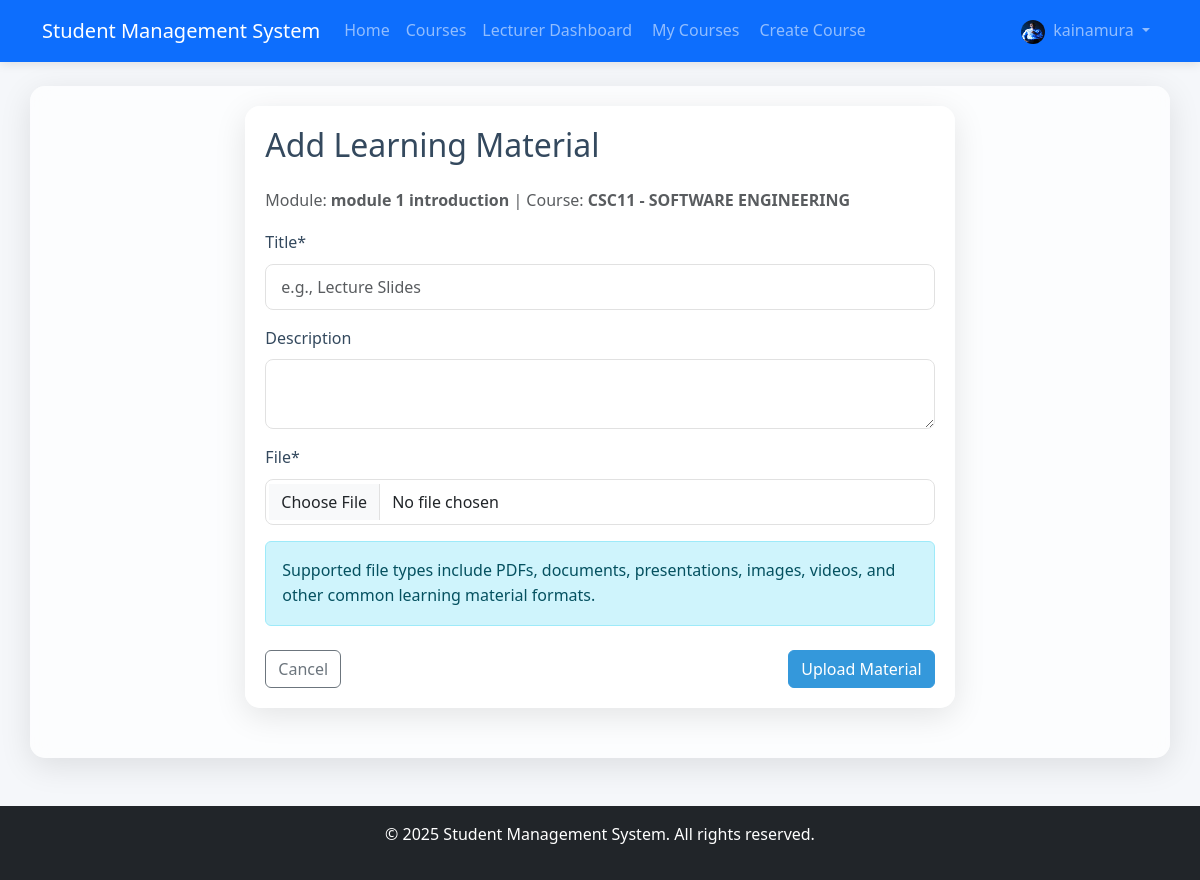
The page /lecturer/modules/2/materials/add/ (signed in) on the database its author committed.
### accounts/models.py (models this page shows, shortened)
class User(AbstractUser):
    USER_TYPE_CHOICES = (
        ('admin', 'Admin'),
        ('student', 'Student'),
        ('lecturer', 'Lecturer'),
    )
    user_type = models.CharField(max_length=10, choices=USER_TYPE_CHOICES, default='student')
    profile_picture = models.ImageField(upload_to='profile_pics/', null=True, blank=True)
    date_of_birth = models.DateField(null=True, blank=True)
    phone_number = models.CharField(max_length=15, null=True, blank=True)
    address = models.TextField(null=True, blank=True)

### course/models.py (models this page shows, shortened)
class CourseModule(models.Model):
    course = models.ForeignKey(Course, on_delete=models.CASCADE, related_name='modules')
    title = models.CharField(max_length=200)
    description = models.TextField()
    order = models.PositiveIntegerField()
    class Meta:
        ordering = ['order']
        unique_together = ('course', 'order')

class Course(models.Model):
    code = models.CharField(max_length=20, unique=True)
    title = models.CharField(max_length=200)
    description = models.TextField()
    credits = models.PositiveIntegerField()
    is_active = models.BooleanField(default=True)
    created_at = models.DateTimeField(auto_now_add=True)
    updated_at = models.DateTimeField(auto_now=True)

### lecturer/views.py (the view)
    def wrapper(request, *args, **kwargs):
        if not request.user.is_authenticated:
            return redirect('accounts:login')
        if request.user.user_type != 'lecturer':
            return HttpResponseForbidden("You must be a lecturer to access this page.")
        return view_func(request, *args, **kwargs)

### lecturer/forms.py (shortened to what this page needs)
class LearningMaterialForm(forms.ModelForm):
    class Meta:
        model = LearningMaterial
        fields = ['title', 'description', 'file']
        widgets = {
            'title': forms.TextInput(attrs={'class': 'form-control', 'placeholder': 'e.g., Lecture Slides'}),
            'description': forms.Textarea(attrs={'class': 'form-control', 'rows': 2}),
            'file': forms.FileInput(attrs={'class': 'form-control'}),
        }

### lecturer/views.py (called while the page is built)
def lecturer_required(view_func):
    def wrapper(request, *args, **kwargs):
        if not request.user.is_authenticated:
            return redirect('accounts:login')
        if request.user.user_type != 'lecturer':
            return HttpResponseForbidden("You must be a lecturer to access this page.")
        return view_func(request, *args, **kwargs)
    return wrapper

### templates/lecturer/material_form.html (shortened to what this page needs)
{% extends 'base.html' %}
{% load crispy_forms_tags %}
{% block content %}
<div class="container">
    <div class="row">
        <div class="col-md-8 offset-md-2">
            <div class="glass-container">
                <h2 class="mb-4">Add Learning Material</h2>
                <p class="text-muted">
                    Module: <strong>{{ module.title }}</strong> |
                    Course: <strong>{{ course.code }} - {{ course.title }}</strong>
                </p>
                <form method="post" enctype="multipart/form-data">
                    {{ form|crispy }}
                    <div class="alert alert-info">
                         Supported file types include PDFs, documents, presentations,
                        images, videos, and other common learning material formats.
                    </div>
                    <div class="d-flex justify-content-between mt-4">
                        <a href="{% url 'lecturer:manage_modules' course.id %}" class="btn btn-outline-secondary">Cancel</a>
                        <button type="submit" class="btn btn-primary">Upload Material</button>
                    </div>
                </form>
            </div>
        </div>
    </div>
</div>
{% endblock %}

### templates/base.html (shortened to what this page needs)
<!DOCTYPE html>
<html lang="en">
<head>
    <link href="https://cdn.jsdelivr.net/npm/bootstrap@5.3.0/dist/css/bootstrap.min.css" rel="stylesheet">
    <link rel="stylesheet" href="/static/css/main.css">
</head>
<body>
    <nav class="navbar navbar-expand-lg navbar-dark bg-primary">
        <div class="container">
            <a class="navbar-brand" href="/">Student Management System</a>
            <div class="collapse navbar-collapse" id="navbarNav">
                <ul class="navbar-nav me-auto">
                    <li class="nav-item">
                        <a class="nav-link" href="/">Home</a>
                    </li>
                    {% if user.is_authenticated %}
                        <li class="nav-item">
                            <a class="nav-link" href="{% url 'course:course_list' %}">Courses</a>
                        </li>
                        {% if user.user_type == 'student' %}
                            <li class="nav-item">
                                <a class="nav-link" href="{% url 'student:dashboard' %}">Student Dashboard</a>
                            </li>
                            <li class="nav-item">
                                <a class="nav-link" href="{% url 'student:assignment_list' %}">
                                    <i class="fas fa-tasks me-1"></i> Assignments
                                </a>
                            </li>
                            <li class="nav-item">
                                <a class="nav-link position-relative" href="{% url 'student:view_notifications' %}">
                                    <i class="fas fa-bell me-1"></i> Notifications
                                    {% with notification_count=user.notifications.filter.count %}
                                        {% if notification_count > 0 %}
                                            <span class="position-absolute top-0 start-100 translate-middle badge rounded-pill bg-danger">
                                                {{ notification_count }}
                                            </span>
                                        {% endif %}
                                    {% endwith %}
                                </a>
                            </li>
                        {% elif user.user_type == 'lecturer' %}
                            <li class="nav-item">
                                <a class="nav-link" href="{% url 'lecturer:dashboard' %}">Lecturer Dashboard</a>
                            </li>
                            <li class="nav-item">
                                <a class="nav-link" href="{% url 'lecturer:course_list' %}">
                                     My Courses
                                </a>
                            </li>
                            <li class="nav-item">
                                <a class="nav-link" href="{% url 'lecturer:create_course' %}">
                                     Create Course
                                </a>
                            </li>
                        {% endif %}
                    {% endif %}
                </ul>
                <ul class="navbar-nav">
                    {% if user.is_authenticated %}
                        <li class="nav-item dropdown">
                            <a class="nav-link dropdown-toggle" href="#" id="navbarDropdown" role="button" data-bs-toggle="dropdown">
                                {% if user.profile_picture %}
                                    <img src="{{ user.profile_picture.url }}" alt="Profile" class="rounded-circle me-1" width="24" height="24">
                                {% endif %}
                                {{ user.username }}
                            </a>
                        </li>
                    {% endif %}
                </ul>
            </div>
        </div>
    </nav>
    <div class="container mt-4 glass-container">
        {% block content %}{% endblock %}
    </div>
    <footer class="bg-dark text-white mt-5 py-3">
        <div class="container text-center">
            <p>&copy; {% now "Y" %} Student Management System. All rights reserved.</p>
        </div>
    </footer>
</body>
</html>

### static/css/main.css (style rules this page uses)
:root { --primary-color: #3498db; --secondary-color: #2ecc71; --background-color: #f5f7fa; --text-color: #34495e; --accent-color: #9b59b6; --shadow-color: rgba(0, 0, 0, 0.1); }
body { font-family: 'Segoe UI', Tahoma, Geneva, Verdana, sans-serif; background-color: var(--background-color); color: var(--text-color); line-height: 1.6; }
.glass-container { background: rgba(255, 255, 255, 0.7); backdrop-filter: blur(10px); border-radius: 15px; box-shadow: 0 8px 32px 0 var(--shadow-color); padding: 20px; margin-bottom: 30px; }
.btn-primary { background-color: var(--primary-color); border-color: var(--primary-color); }
.navbar { box-shadow: 0 2px 10px rgba(0, 0, 0, 0.1); padding: 10px 0; }
.form-control { border-radius: 8px; padding: 10px 15px; border: 1px solid #e1e1e1; }

### rows shown on the page
User: profile_picture (picture), username "kainamura"
CourseModule: title "module 1 introduction"
Course: code "CSC11", title "SOFTWARE ENGINEERING"
